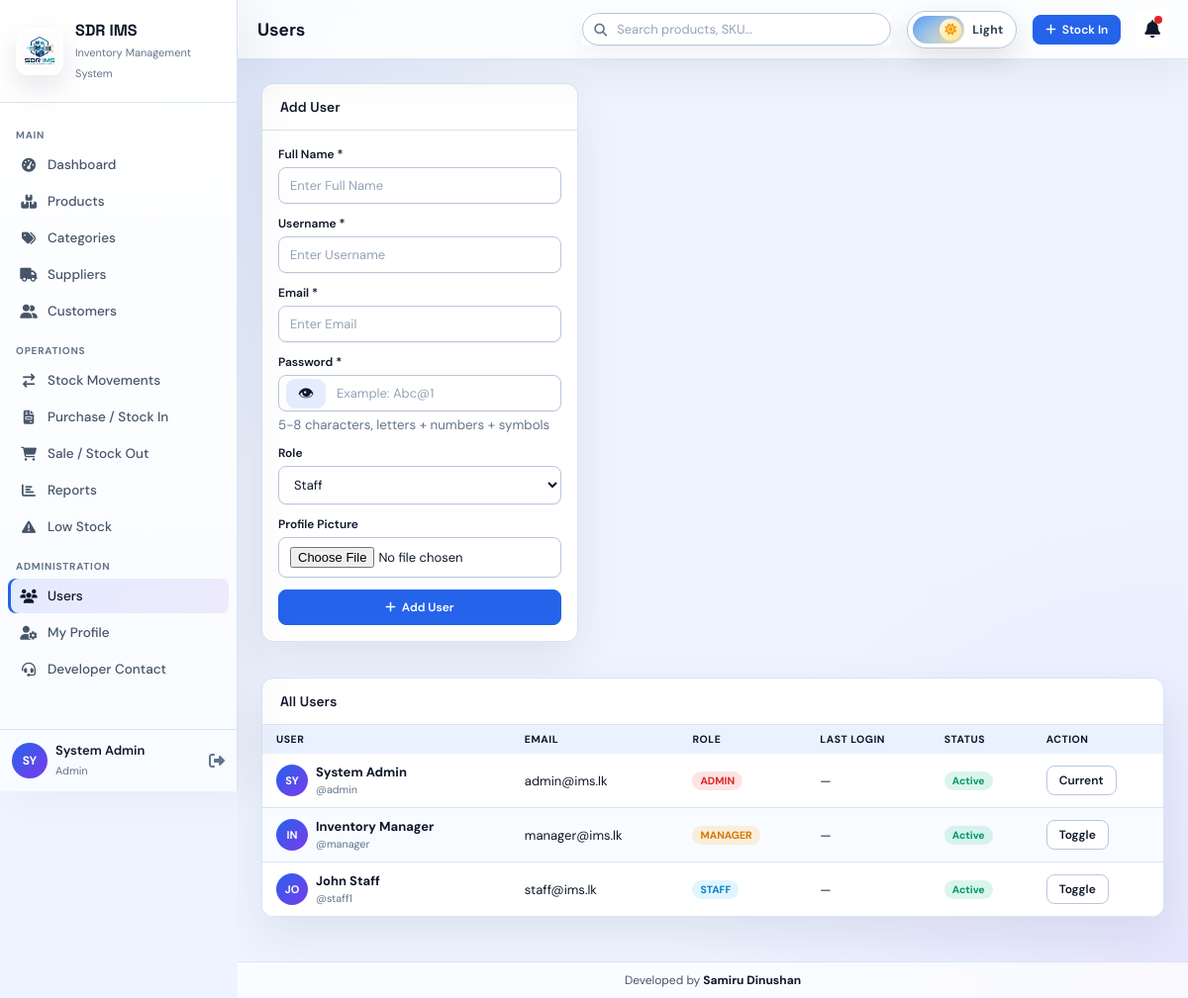
/users.php (signed in), run on the app's committed database.
### tables this page shows
CREATE TABLE users (
    id INT AUTO_INCREMENT PRIMARY KEY,
    full_name VARCHAR(120) NOT NULL,
    username VARCHAR(50) NOT NULL UNIQUE,
    email VARCHAR(120),
    password VARCHAR(255) NOT NULL,
    role ENUM('admin','manager','staff') DEFAULT 'staff',
    status ENUM('active','inactive') DEFAULT 'active',
    last_login DATETIME NULL,
    profile_picture VARCHAR(255) NULL,
    created_at TIMESTAMP DEFAULT CURRENT_TIMESTAMP
);

### config.php (called while the page is built, shortened)
<?php
function h($value) {
    return htmlspecialchars($value ?? '', ENT_QUOTES, 'UTF-8');
}

### users.php (the view, shortened to what this page needs)
<?php
include "auth.php";
$rows=mysqli_query($conn,"SELECT * FROM users ORDER BY id ASC");
?>
<?php include "partials/header.php"; ?>
<?php include "partials/sidebar.php"; ?>
<div class="main">
<?php include "partials/topbar.php"; ?>
<div class="content">
<div style="display:flex;gap:18px;align-items:flex-start;flex-wrap:wrap">
  <div class="card" style="width:320px;flex-shrink:0">
    <div class="card-hdr"><h3>Add User</h3></div>
    <div class="card-body">
      <form method="POST" enctype="multipart/form-data">
        <div class="fg"><label>Full Name *</label><input name="full_name" placeholder="Enter Full Name" required></div>
        <div class="fg"><label>Username *</label><input name="username" placeholder="Enter Username" required></div>
        <div class="fg"><label>Email *</label><input type="email" name="email" placeholder="Enter Email" required ></div>
        <div class="fg">
          <label>Password *</label>
          <div class="password-box add-user-password-box">
            <button type="button" class="password-eye-btn-left" onclick="toggleAddUserPassword()" aria-label="Show password">
              <span id="addUserPasswordIcon">👁</span>
            </button>
            <input data-secure-password="1" type="password" name="password" id="addUserPassword" placeholder="Example: Abc@1" minlength="5" maxlength="8" pattern="(?=.*[A-Za-z])(?=.*[0-9])(?=.*[^A-Za-z0-9]).{5,8}" title="5-8 characters with letters, numbers and symbols" required>
          </div>
          <small class="text-muted">5-8 characters, letters + numbers + symbols</small>
        </div>
        <div class="fg"><label>Role</label><select name="role"><option value="staff">Staff</option><option value="manager">Manager</option><option value="admin">Admin</option></select></div>
        <div class="fg"><label>Profile Picture</label><input type="file" name="profile_picture" accept="image/*"></div>
        <button class="btn-sm btn-primary" name="add" style="width:100%;padding:9px"><i class="fa-solid fa-plus"></i> Add User</button>
      </form>
    </div>
  </div>
  <div class="card" style="flex:1;min-width:600px">
    <div class="card-hdr"><h3>All Users</h3></div>
    <table><thead><tr><th>User</th><th>Email</th><th>Role</th><th>Last Login</th><th>Status</th><th>Action</th></tr></thead><tbody>
    <?php while($r=mysqli_fetch_assoc($rows)): ?>
      <tr>
        <td><div style="display:flex;align-items:center;gap:8px"><?php if(!empty($r['profile_picture'])): ?><img class="profile-avatar-img small" src="<?php echo h($r['profile_picture']); ?>" alt="Profile"><?php else: ?><div class="u-avatar" style="width:32px;height:32px;font-size:11px"><?php echo strtoupper(substr($r['full_name'],0,2)); ?></div><?php endif; ?><div><b><?php echo h($r['full_name']); ?></b><br><small class="text-muted">@<?php echo h($r['username']); ?></small></div></div></td>
        <td><?php echo h($r['email']); ?></td>
        <td><span class="badge <?php echo $r['role']=='admin'?'badge-d':($r['role']=='manager'?'badge-w':'badge-i'); ?>"><?php echo strtoupper($r['role']); ?></span></td>
        <td><?php echo $r['last_login'] ? h($r['last_login']) : '—'; ?></td>
        <td><span class="badge <?php echo $r['status']=='active'?'badge-s':'badge-d'; ?>"><?php echo h(ucfirst($r['status'])); ?></span></td>
        <td><?php if($r['id']==$_SESSION['user_id']): ?><button class="btn-sm" disabled>Current</button><?php else: ?><a class="btn-sm" href="?toggle=<?php echo $r['id']; ?>">Toggle</a><?php endif; ?></td>
      </tr>
    <?php endwhile; ?>
    </tbody></table>
  </div>
</div>
</div>
</div>
<?php include "partials/footer.php"; ?>

### data on the page
users: full_name "SY", full_name "System Admin", username "admin", email "admin@ims.lk", role "ADMIN", status "Active", shows "Current"
users: full_name "IN", full_name "Inventory Manager", username "manager", email "manager@ims.lk", role "MANAGER", status "Active"
users: full_name "JO", full_name "John Staff", username "staff1", email "staff@ims.lk", role "STAFF", status "Active"

### other printed values
substr($_SESSION['name'] ?? 'AD', 0, 2) "SY"
$_SESSION['name'] "System Admin"
$_SESSION['role'] "Admin"
$pageTitle "Users"
